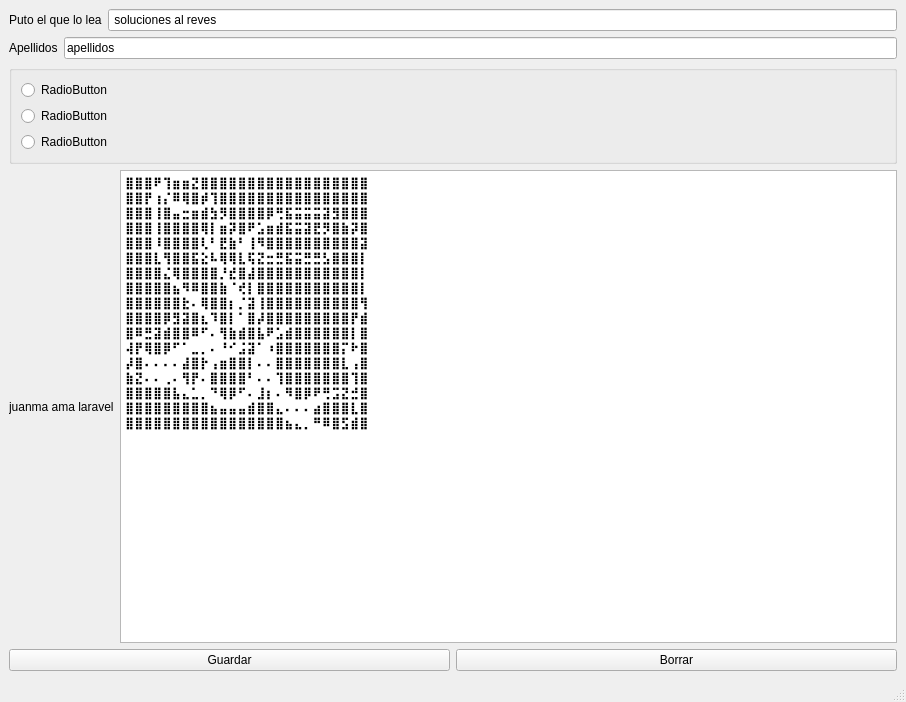
<?xml version="1.0" encoding="UTF-8"?>
<ui version="4.0">
 <class>MainWindow</class>
 <widget class="QMainWindow" name="MainWindow">
  <property name="geometry">
   <rect>
    <x>0</x>
    <y>0</y>
    <width>906</width>
    <height>702</height>
   </rect>
  </property>
  <property name="windowTitle">
   <string>MainWindow</string>
  </property>
  <widget class="QWidget" name="centralwidget">
   <layout class="QVBoxLayout" name="verticalLayout_3">
    <item>
     <layout class="QVBoxLayout" name="verticalLayout_2">
      <item>
       <layout class="QHBoxLayout" name="horizontalLayout">
        <item>
         <widget class="QLabel" name="label">
          <property name="text">
           <string>Puto el que lo lea</string>
          </property>
         </widget>
        </item>
        <item>
         <widget class="QLineEdit" name="lineEdit">
          <property name="text">
           <string> soluciones al reves</string>
          </property>
         </widget>
        </item>
       </layout>
      </item>
      <item>
       <layout class="QHBoxLayout" name="horizontalLayout_2">
        <item>
         <widget class="QLabel" name="label_2">
          <property name="text">
           <string>Apellidos</string>
          </property>
         </widget>
        </item>
        <item>
         <widget class="QLineEdit" name="lineEdit_2">
          <property name="text">
           <string>apellidos</string>
          </property>
         </widget>
        </item>
       </layout>
      </item>
      <item>
       <widget class="QGroupBox" name="groupBox">
        <property name="title">
         <string/>
        </property>
        <layout class="QVBoxLayout" name="verticalLayout">
         <item>
          <widget class="QRadioButton" name="radioButton">
           <property name="text">
            <string>RadioButton</string>
           </property>
          </widget>
         </item>
         <item>
          <widget class="QRadioButton" name="radioButton_2">
           <property name="text">
            <string>RadioButton</string>
           </property>
          </widget>
         </item>
         <item>
          <widget class="QRadioButton" name="radioButton_3">
           <property name="text">
            <string>RadioButton</string>
           </property>
          </widget>
         </item>
        </layout>
       </widget>
      </item>
      <item>
       <layout class="QHBoxLayout" name="horizontalLayout_3">
        <item>
         <widget class="QLabel" name="label_3">
          <property name="text">
           <string>juanma ama laravel</string>
          </property>
         </widget>
        </item>
        <item>
         <widget class="QTextEdit" name="textEdit">
          <property name="html">
           <string>&lt;!DOCTYPE HTML PUBLIC &quot;-//W3C//DTD HTML 4.0//EN&quot; &quot;http://www.w3.org/TR/REC-html40/strict.dtd&quot;&gt;
&lt;html&gt;&lt;head&gt;&lt;meta name=&quot;qrichtext&quot; content=&quot;1&quot; /&gt;&lt;meta charset=&quot;utf-8&quot; /&gt;&lt;style type=&quot;text/css&quot;&gt;
p, li { white-space: pre-wrap; }
hr { height: 1px; border-width: 0; }
li.unchecked::marker { content: &quot;\2610&quot;; }
li.checked::marker { content: &quot;\2612&quot;; }
&lt;/style&gt;&lt;/head&gt;&lt;body style=&quot; font-family:'Segoe UI'; font-size:9pt; font-weight:400; font-style:normal;&quot;&gt;
&lt;p style=&quot; margin-top:0px; margin-bottom:0px; margin-left:0px; margin-right:0px; -qt-block-indent:0; text-indent:0px;&quot;&gt;&lt;span style=&quot; font-weight:700;&quot;&gt;⣿⣿⣿⠟⢹⣶⣶⣝⣿⣿⣿⣿⣿⣿⣿⣿⣿⣿⣿⣿⣿⣿⣿⣿⣿⣿&lt;/span&gt;&lt;/p&gt;
&lt;p style=&quot; margin-top:0px; margin-bottom:0px; margin-left:0px; margin-right:0px; -qt-block-indent:0; text-indent:0px;&quot;&gt;&lt;span style=&quot; font-weight:700;&quot;&gt;⣿⣿⡟⢰⡌⠿⢿⣿⡾⢹⣿⣿⣿⣿⣿⣿⣿⣿⣿⣿⣿⣿⣿⣿⣿⣿&lt;/span&gt;&lt;/p&gt;
&lt;p style=&quot; margin-top:0px; margin-bottom:0px; margin-left:0px; margin-right:0px; -qt-block-indent:0; text-indent:0px;&quot;&gt;&lt;span style=&quot; font-weight:700;&quot;&gt;⣿⣿⣿⢸⣿⣤⣒⣶⣾⣳⡻⣿⣿⣿⣿⡿⢛⣯⣭⣭⣭⣽⣻⣿⣿⣿&lt;/span&gt;&lt;/p&gt;
&lt;p style=&quot; margin-top:0px; margin-bottom:0px; margin-left:0px; margin-right:0px; -qt-block-indent:0; text-indent:0px;&quot;&gt;&lt;span style=&quot; font-weight:700;&quot;&gt;⣿⣿⣿⢸⣿⣿⣿⣿⢿⡇⣶⡽⣿⠟⣡⣶⣾⣯⣭⣽⣟⡻⣿⣷⡽⣿&lt;/span&gt;&lt;/p&gt;
&lt;p style=&quot; margin-top:0px; margin-bottom:0px; margin-left:0px; margin-right:0px; -qt-block-indent:0; text-indent:0px;&quot;&gt;&lt;span style=&quot; font-weight:700;&quot;&gt;⣿⣿⣿⠸⣿⣿⣿⣿⢇⠃⣟⣷⠃⢸⠻⣿⣿⣿⣿⣿⣿⣿⣿⣿⣿⣽&lt;/span&gt;&lt;/p&gt;
&lt;p style=&quot; margin-top:0px; margin-bottom:0px; margin-left:0px; margin-right:0px; -qt-block-indent:0; text-indent:0px;&quot;&gt;&lt;span style=&quot; font-weight:700;&quot;&gt;⣿⣿⣿⣇⢻⣿⣿⣯⣕⠧⢿⢿⣇⢯⣝⣒⣛⣯⣭⣛⣛⣣⣿⣿⣿⡇&lt;/span&gt;&lt;/p&gt;
&lt;p style=&quot; margin-top:0px; margin-bottom:0px; margin-left:0px; margin-right:0px; -qt-block-indent:0; text-indent:0px;&quot;&gt;&lt;span style=&quot; font-weight:700;&quot;&gt;⣿⣿⣿⣿⣌⢿⣿⣿⣿⣿⡘⣞⣿⣼⣿⣿⣿⣿⣿⣿⣿⣿⣿⣿⣿⡇&lt;/span&gt;&lt;/p&gt;
&lt;p style=&quot; margin-top:0px; margin-bottom:0px; margin-left:0px; margin-right:0px; -qt-block-indent:0; text-indent:0px;&quot;&gt;&lt;span style=&quot; font-weight:700;&quot;&gt;⣿⣿⣿⣿⣿⣦⠻⠿⣿⣿⣷⠈⢞⡇⣿⣿⣿⣿⣿⣿⣿⣿⣿⣿⣿⡇&lt;/span&gt;&lt;/p&gt;
&lt;p style=&quot; margin-top:0px; margin-bottom:0px; margin-left:0px; margin-right:0px; -qt-block-indent:0; text-indent:0px;&quot;&gt;&lt;span style=&quot; font-weight:700;&quot;&gt;⣿⣿⣿⣿⣿⣿⣗⠄⢿⣿⣿⡆⡈⣽⢸⣿⣿⣿⣿⣿⣿⣿⣿⣿⣿⢻&lt;/span&gt;&lt;/p&gt;
&lt;p style=&quot; margin-top:0px; margin-bottom:0px; margin-left:0px; margin-right:0px; -qt-block-indent:0; text-indent:0px;&quot;&gt;&lt;span style=&quot; font-weight:700;&quot;&gt;⣿⣿⣿⣿⡿⣻⣽⣿⣆⠹⣿⡇⠁⣿⡼⣿⣿⣿⣿⣿⣿⣿⣿⣿⡟⣾&lt;/span&gt;&lt;/p&gt;
&lt;p style=&quot; margin-top:0px; margin-bottom:0px; margin-left:0px; margin-right:0px; -qt-block-indent:0; text-indent:0px;&quot;&gt;&lt;span style=&quot; font-weight:700;&quot;&gt;⣿⠿⣛⣽⣾⣿⣿⠿⠋⠄⢻⣷⣾⣿⣧⠟⣡⣾⣿⣿⣿⣿⣿⣿⡇⣿&lt;/span&gt;&lt;/p&gt;
&lt;p style=&quot; margin-top:0px; margin-bottom:0px; margin-left:0px; margin-right:0px; -qt-block-indent:0; text-indent:0px;&quot;&gt;&lt;span style=&quot; font-weight:700;&quot;&gt;⢼⡟⢿⣿⡿⠋⠁⣀⡀⠄⠘⠊⣨⣽⠁⠰⣿⣿⣿⣿⣿⣿⣿⡍⠗⣿&lt;/span&gt;&lt;/p&gt;
&lt;p style=&quot; margin-top:0px; margin-bottom:0px; margin-left:0px; margin-right:0px; -qt-block-indent:0; text-indent:0px;&quot;&gt;&lt;span style=&quot; font-weight:700;&quot;&gt;⡼⣿⠄⠄⠄⠄⣼⣿⡗⢠⣶⣿⣿⡇⠄⠄⣿⣿⣿⣿⣿⣿⣿⣇⢠⣿&lt;/span&gt;&lt;/p&gt;
&lt;p style=&quot; margin-top:0px; margin-bottom:0px; margin-left:0px; margin-right:0px; -qt-block-indent:0; text-indent:0px;&quot;&gt;&lt;span style=&quot; font-weight:700;&quot;&gt;⣷⣝⠄⠄⢀⠄⢻⡟⠄⣿⣿⣿⣿⠃⠄⠄⢹⣿⣿⣿⣿⣿⣿⣿⢹⣿&lt;/span&gt;&lt;/p&gt;
&lt;p style=&quot; margin-top:0px; margin-bottom:0px; margin-left:0px; margin-right:0px; -qt-block-indent:0; text-indent:0px;&quot;&gt;&lt;span style=&quot; font-weight:700;&quot;&gt;⣿⣿⣿⣿⣿⣧⣄⣁⡀⠙⢿⡿⠋⠄⣸⡆⠄⠻⣿⡿⠟⢛⣩⣝⣚⣿&lt;/span&gt;&lt;/p&gt;
&lt;p style=&quot; margin-top:0px; margin-bottom:0px; margin-left:0px; margin-right:0px; -qt-block-indent:0; text-indent:0px;&quot;&gt;&lt;span style=&quot; font-weight:700;&quot;&gt;⣿⣿⣿⣿⣿⣿⣿⣿⣿⣦⣤⣤⣤⣾⣿⣿⣄⠄⠄⠄⣴⣿⣿⣿⣇⣿&lt;/span&gt;&lt;/p&gt;
&lt;p style=&quot; margin-top:0px; margin-bottom:0px; margin-left:0px; margin-right:0px; -qt-block-indent:0; text-indent:0px;&quot;&gt;&lt;span style=&quot; font-weight:700;&quot;&gt;⣿⣿⣿⣿⣿⣿⣿⣿⣿⣿⣿⣿⣿⣿⣿⣿⣿⣦⣄⡀⠛⠿⣿⣫⣾⣿&lt;/span&gt;&lt;/p&gt;&lt;/body&gt;&lt;/html&gt;</string>
          </property>
         </widget>
        </item>
       </layout>
      </item>
      <item>
       <layout class="QHBoxLayout" name="horizontalLayout_4">
        <item>
         <widget class="QPushButton" name="pushButton">
          <property name="text">
           <string>Guardar</string>
          </property>
         </widget>
        </item>
        <item>
         <widget class="QPushButton" name="pushButton_2">
          <property name="text">
           <string>Borrar</string>
          </property>
         </widget>
        </item>
       </layout>
      </item>
     </layout>
    </item>
   </layout>
  </widget>
  <widget class="QMenuBar" name="menubar">
   <property name="geometry">
    <rect>
     <x>0</x>
     <y>0</y>
     <width>906</width>
     <height>33</height>
    </rect>
   </property>
  </widget>
  <widget class="QStatusBar" name="statusbar"/>
 </widget>
 <resources/>
 <connections/>
</ui>
